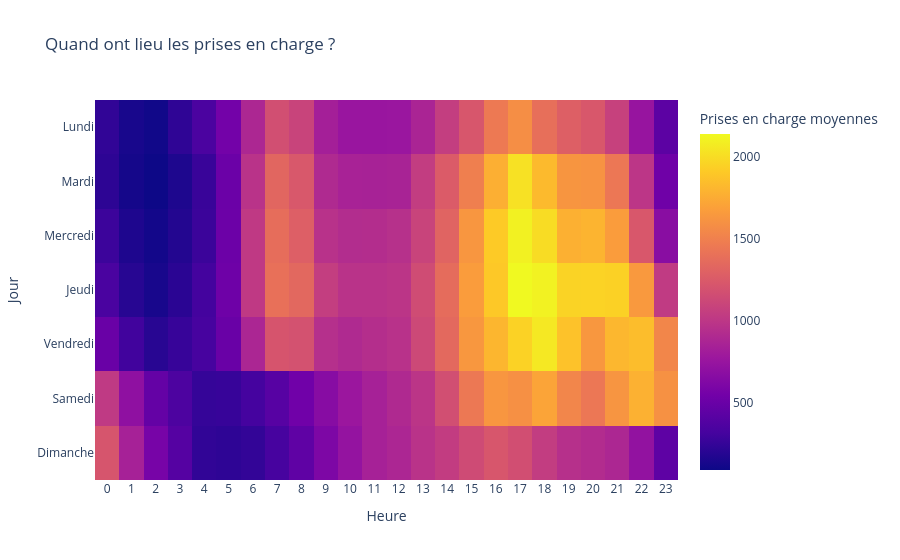

Source (notebook cell):
### Markdown cell above
### LIVRABLE — Activité par jour et par heure

**La cellule suivante produit** une carte de chaleur temporelle.
Une case correspond au volume moyen observé à cette heure pour ce jour de semaine.

### Code cell
hourly_matrix = hourly_counts.pivot(index="weekday", columns="hour", values="pickups_per_day")
hourly_matrix = hourly_matrix.reindex(weekday_names)

fig_hours = px.imshow(
    hourly_matrix,
    labels={"x": "Heure", "y": "Jour", "color": "Prises en charge moyennes"},
    aspect="auto",
    title="Quand ont lieu les prises en charge ?",
)
fig_hours.update_xaxes(dtick=1)
fig_hours.show()

### Figure 1 — Plotly figure (JSON) as saved in the notebook; plotly's stock layout.template omitted (floating-point values rounded to 4 significant figures; data arrays with more than 128 entries replaced by an {"elided": "..."} marker saying what was removed)
{"data": [{"coloraxis": "coloraxis", "hovertemplate": "Heure: %{x}<br>Jour: %{y}<br>Prises en charge moyennes: %{z}<extra></extra>", "name": "0", "type": "heatmap", "x": [0, 1, 2, 3, 4, 5, 6, 7, 8, 9, 10, 11, 12, 13, 14, 15, 16, 17, 18, 19, 20, 21, 22, 23], "xaxis": "x", "y": ["Lundi", "Mardi", "Mercredi", "Jeudi", "Vendredi", "Samedi", "Dimanche"], "yaxis": "y", "z": {"elided": "7x24 float values"}}], "layout": {"coloraxis": {"colorbar": {"title": {"text": "Prises en charge moyennes"}}, "colorscale": [[0.0, "#0d0887"], [0.1111, "#46039f"], [0.2222, "#7201a8"], [0.3333, "#9c179e"], [0.4444, "#bd3786"], [0.5556, "#d8576b"], [0.6667, "#ed7953"], [0.7778, "#fb9f3a"], [0.8889, "#fdca26"], [1.0, "#f0f921"]]}, "title": {"text": "Quand ont lieu les prises en charge ?"}, "xaxis": {"anchor": "y", "domain": [0.0, 1.0], "dtick": 1, "title": {"text": "Heure"}}, "yaxis": {"anchor": "x", "autorange": "reversed", "domain": [0.0, 1.0], "title": {"text": "Jour"}}}}
